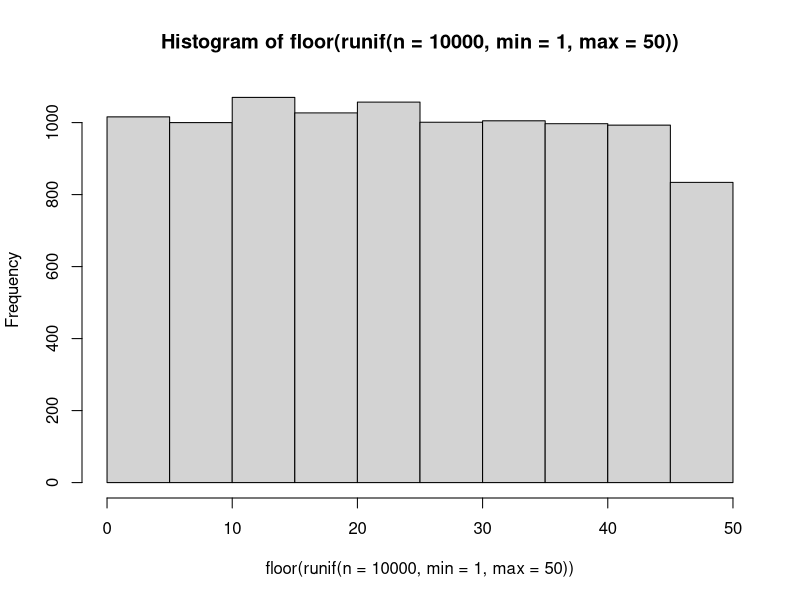
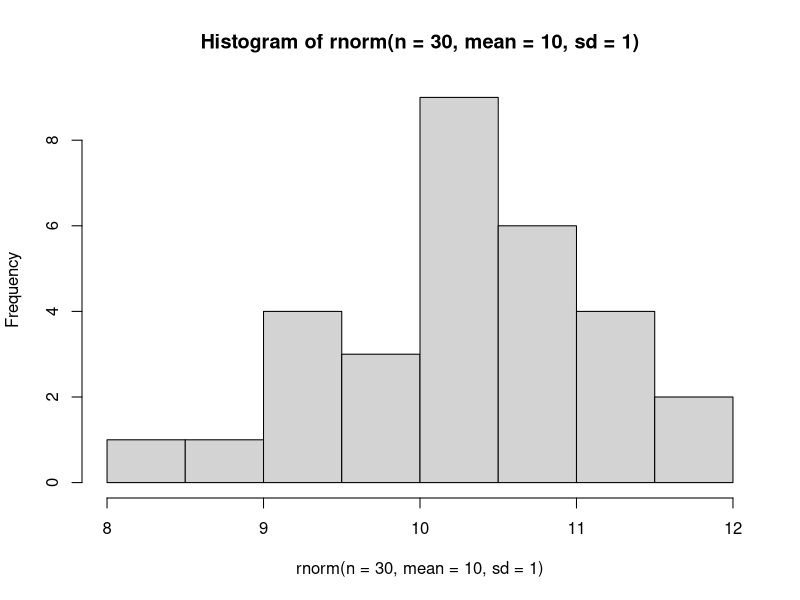
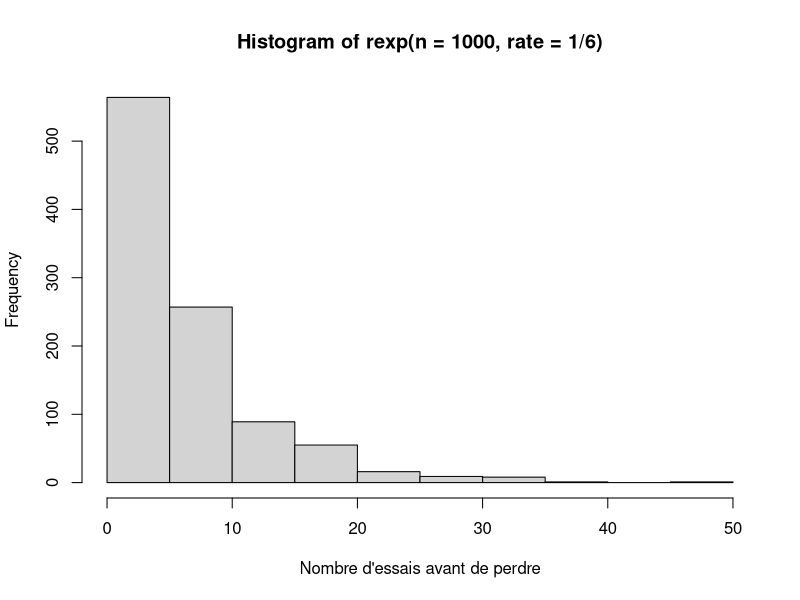
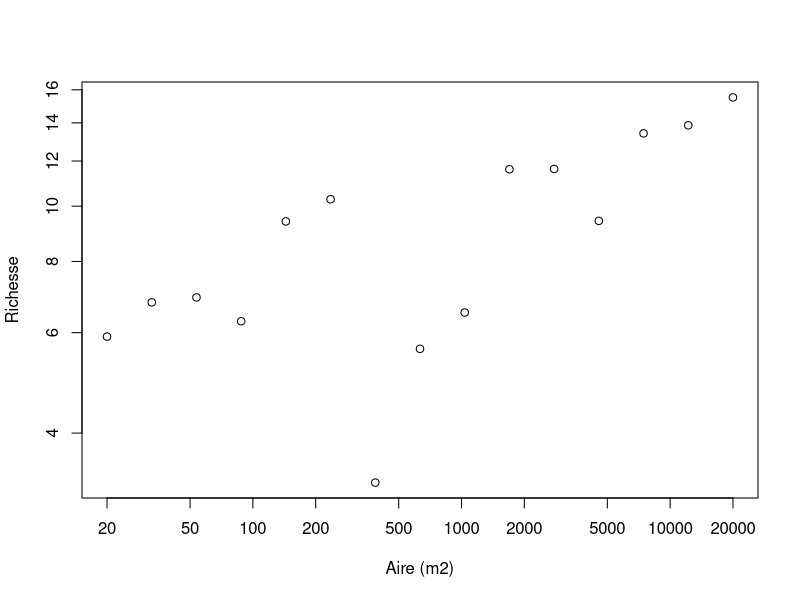
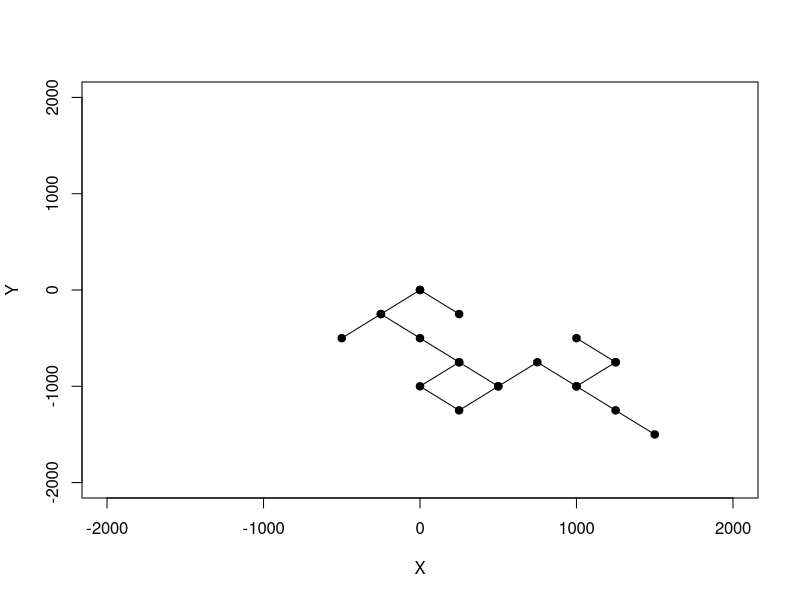
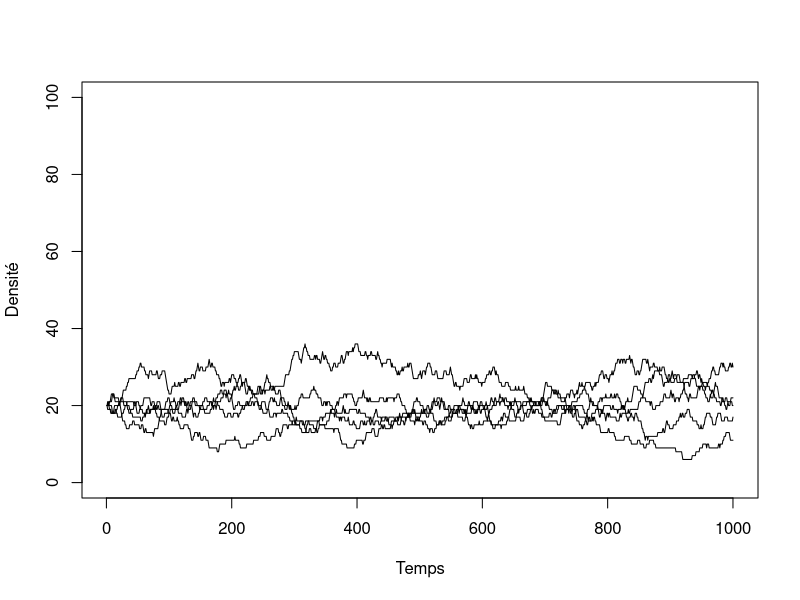

Here is the R script that generated these plots, in order:
## ---- chunk 1
valeurs = c("2", "3", "4", "5", "6", "7", "8", "9", "10", "valet", "reine", "roi", "as")
couleurs = rep(c("pique", "trèfle", "carreau", "coeur"),each = 13)
cartes = paste(valeurs,"-",couleurs)
tirage = function(n, cartes) {
    sample(x = cartes, size = n, replace = FALSE)
}
tirage(3, cartes)
## ---- chunk 2
hist(floor(runif(n = 10000, min = 1, max = 50)))
## ---- chunk 3
hist(rnorm(n = 30, mean = 10, sd = 1))
## ---- chunk 4
rbinom(n = 10, size = 1, prob = 0.5)
## ---- chunk 5
rmultinom(n = 3, size = 1, prob = rep(1/6, 6))
## ---- chunk 6
hist(rexp(n = 1000, rate = 1/6),
xlab = "Nombre d'essais avant de perdre")
## ---- chunk 7
A = 2*10^seq(1, 4, length.out = 15)
c = 3
z = 0.15
S = rnorm(15, mean = c*A^z, sd = 1.5)
## ---- chunk 8
plot(A, S, xlab = "Aire (m2)", ylab = "Richesse",
  log = "xy")
## ---- chunk 9
set.seed(1)
p <- 0.55
alea <- runif(n = 1, min = 0, max = 1)
if(alea < p) res = "pile" else res = "face"
res
## ---- chunk 10
nsteps = 20
xy = matrix(0,nr = 21, nc = 2)
xy[1,] = c(0,0)
direction = 90
for(step in 2:(nsteps+1)) {
    # Son chemin en X
    if(runif(1,0,1) < 0.5){
      xy[step,1] = xy[step-1,1] + 250
    } else {
      xy[step,1] = xy[step-1,1] - 250}

    # Son chemin en Y
    if(runif(1,0,1) < 0.5){
      xy[step,2] = xy[step-1,2] + 250
    } else {
      xy[step,2] = xy[step-1,2] - 250
    }
}
## ---- chunk 11
plot(xy[,1],xy[,2], type = "l", xlim = c(-2000,2000),ylim = c(-2000,2000),
    xlab = "X", ylab = "Y")
points(xy[,1],xy[,2],pch = 19)
## ---- chunk 12
etats <- c("A", "B", "C", "D", "E")
p = c(0.1, 0.5, 0.2, 0.05, 0.15)
sum(p)

# On utilise cumsum pour calculer la probabilité cumulative
cump <- cumsum(p)
cump
## ---- chunk 13
alea <- runif(1,0,1)
alea
n_etats <- 5; i = 1; plus_petit = FALSE
while(plus_petit == FALSE) {
    if(alea < cump[i]) {
        decision = etats[i]
        plus_petit = TRUE
    }
    else {
        i = i + 1
    }
}
decision
## ---- chunk 14
tirage <- function(p) {
    etats <- c("A", "B", "C", "D", "E")
    res <- rmultinom(n=1,size=1,prob=p)
    etats[which(res==1)]
}
tirage(p)
## ---- chunk 15
nsteps <- 1000
S <- 5
K <- 100
N <- matrix(nr = nsteps, nc = S)

# Une fonction utile pour faire des tirages
# Elle retourne la position de l'espèce pigée au hasard
tirage  <- function(p) {
    res <- rmultinom(n=1,size=1,prob=p)
    return(which(res==1))
}
## ---- chunk 16
# On démarre la simulation avec 20 individus par espèce
N[1,] =rep(K/S, S)

# La boucle principale
for(step in 2:nsteps) {

    # Calcul de l'abondance relative
    p = N[step-1,] / K

    # On tire l'identité de l'espèce qui meurt
    ID_mort = tirage(p)

    # On applique le changement
    N[step,] = N[step-1,]
    N[step,ID_mort] = N[step,ID_mort] - 1

    # On tire l'identité de la recrue
    ID_recrue = tirage(p)
    N[step,ID_recrue] = N[step,ID_recrue] + 1
}
## ---- chunk 17
# Illustration des résultats
plot(c(1:nsteps), N[,1], type = "l", ylim = c(0,K),
    xlab = "Temps", ylab = "Densité")
for(i in 2:S) lines(c(1:nsteps), N[,i])
